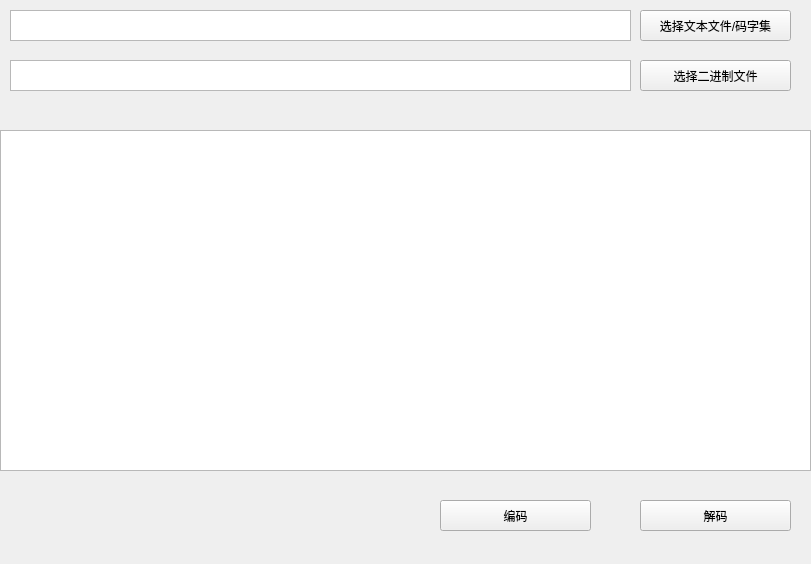
<?xml version="1.0" encoding="UTF-8"?>
<ui version="4.0">
 <class>MainWindow</class>
 <widget class="QMainWindow" name="MainWindow">
  <property name="geometry">
   <rect>
    <x>0</x>
    <y>0</y>
    <width>811</width>
    <height>564</height>
   </rect>
  </property>
  <property name="minimumSize">
   <size>
    <width>811</width>
    <height>564</height>
   </size>
  </property>
  <property name="maximumSize">
   <size>
    <width>811</width>
    <height>564</height>
   </size>
  </property>
  <property name="windowTitle">
   <string>Huffaman</string>
  </property>
  <widget class="QWidget" name="centralWidget">
   <widget class="QTextBrowser" name="text">
    <property name="geometry">
     <rect>
      <x>0</x>
      <y>130</y>
      <width>811</width>
      <height>341</height>
     </rect>
    </property>
    <property name="font">
     <font>
      <family>黑体</family>
      <pointsize>12</pointsize>
      <weight>50</weight>
      <bold>false</bold>
     </font>
    </property>
    <property name="html">
     <string>&lt;!DOCTYPE HTML PUBLIC &quot;-//W3C//DTD HTML 4.0//EN&quot; &quot;http://www.w3.org/TR/REC-html40/strict.dtd&quot;&gt;
&lt;html&gt;&lt;head&gt;&lt;meta name=&quot;qrichtext&quot; content=&quot;1&quot; /&gt;&lt;style type=&quot;text/css&quot;&gt;
p, li { white-space: pre-wrap; }
&lt;/style&gt;&lt;/head&gt;&lt;body style=&quot; font-family:'黑体'; font-size:12pt; font-weight:400; font-style:normal;&quot;&gt;
&lt;p style=&quot;-qt-paragraph-type:empty; margin-top:0px; margin-bottom:0px; margin-left:0px; margin-right:0px; -qt-block-indent:0; text-indent:0px; font-family:'SimSun'; font-size:9pt;&quot;&gt;&lt;br /&gt;&lt;/p&gt;&lt;/body&gt;&lt;/html&gt;</string>
    </property>
   </widget>
   <widget class="QTextBrowser" name="textBrowser">
    <property name="geometry">
     <rect>
      <x>10</x>
      <y>10</y>
      <width>621</width>
      <height>31</height>
     </rect>
    </property>
    <property name="html">
     <string>&lt;!DOCTYPE HTML PUBLIC &quot;-//W3C//DTD HTML 4.0//EN&quot; &quot;http://www.w3.org/TR/REC-html40/strict.dtd&quot;&gt;
&lt;html&gt;&lt;head&gt;&lt;meta name=&quot;qrichtext&quot; content=&quot;1&quot; /&gt;&lt;style type=&quot;text/css&quot;&gt;
p, li { white-space: pre-wrap; }
&lt;/style&gt;&lt;/head&gt;&lt;body style=&quot; font-family:'SimSun'; font-size:9pt; font-weight:400; font-style:normal;&quot;&gt;
&lt;p align=&quot;center&quot; style=&quot;-qt-paragraph-type:empty; margin-top:0px; margin-bottom:0px; margin-left:0px; margin-right:0px; -qt-block-indent:0; text-indent:0px;&quot;&gt;&lt;br /&gt;&lt;/p&gt;&lt;/body&gt;&lt;/html&gt;</string>
    </property>
   </widget>
   <widget class="QPushButton" name="pushButton">
    <property name="geometry">
     <rect>
      <x>640</x>
      <y>10</y>
      <width>151</width>
      <height>31</height>
     </rect>
    </property>
    <property name="text">
     <string>选择文本文件/码字集</string>
    </property>
   </widget>
   <widget class="QPushButton" name="pushButton_2">
    <property name="geometry">
     <rect>
      <x>640</x>
      <y>60</y>
      <width>151</width>
      <height>31</height>
     </rect>
    </property>
    <property name="text">
     <string>选择二进制文件</string>
    </property>
   </widget>
   <widget class="QTextBrowser" name="textBrowser_2">
    <property name="geometry">
     <rect>
      <x>10</x>
      <y>60</y>
      <width>621</width>
      <height>31</height>
     </rect>
    </property>
    <property name="html">
     <string>&lt;!DOCTYPE HTML PUBLIC &quot;-//W3C//DTD HTML 4.0//EN&quot; &quot;http://www.w3.org/TR/REC-html40/strict.dtd&quot;&gt;
&lt;html&gt;&lt;head&gt;&lt;meta name=&quot;qrichtext&quot; content=&quot;1&quot; /&gt;&lt;style type=&quot;text/css&quot;&gt;
p, li { white-space: pre-wrap; }
&lt;/style&gt;&lt;/head&gt;&lt;body style=&quot; font-family:'SimSun'; font-size:9pt; font-weight:400; font-style:normal;&quot;&gt;
&lt;p align=&quot;center&quot; style=&quot;-qt-paragraph-type:empty; margin-top:0px; margin-bottom:0px; margin-left:0px; margin-right:0px; -qt-block-indent:0; text-indent:0px;&quot;&gt;&lt;br /&gt;&lt;/p&gt;&lt;/body&gt;&lt;/html&gt;</string>
    </property>
   </widget>
   <widget class="QPushButton" name="pushButton_3">
    <property name="geometry">
     <rect>
      <x>440</x>
      <y>500</y>
      <width>151</width>
      <height>31</height>
     </rect>
    </property>
    <property name="text">
     <string>编码</string>
    </property>
   </widget>
   <widget class="QPushButton" name="pushButton_4">
    <property name="geometry">
     <rect>
      <x>640</x>
      <y>500</y>
      <width>151</width>
      <height>31</height>
     </rect>
    </property>
    <property name="text">
     <string>解码</string>
    </property>
   </widget>
  </widget>
 </widget>
 <layoutdefault spacing="6" margin="11"/>
 <resources/>
 <connections/>
</ui>
